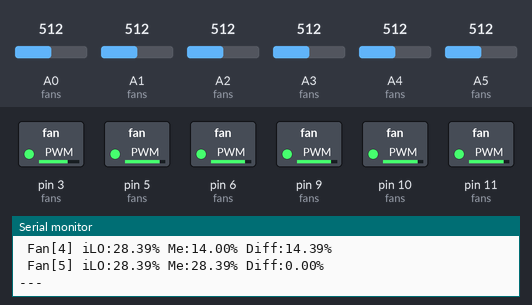
Simulated run of this sketch. Board: Arduino Uno, built with avr-gcc and run on an emulated ATmega328P. Parts: switched loads named in the sketch (green lamp = pin HIGH), the last lines printed to the serial monitor. The inputs (shaded band) are chosen by the test bench; at power-on: A1 (fans) = 512, A2 (fans) = 512, A3 (fans) = 512, A0 (fans) = 512, A4 (fans) = 512, A5 (fans) = 512.

Above: at 1.8 s.
1.9 s: A1 (fans) set to 707
At 2.4 s:
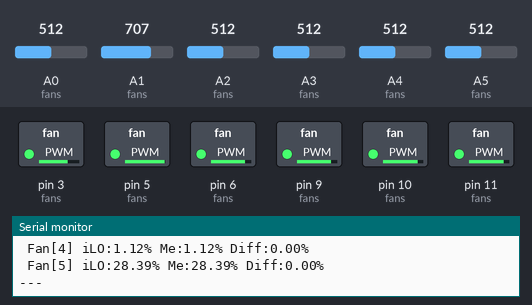
3.5 s: A1 (fans) set to 734
At 5.1 s:
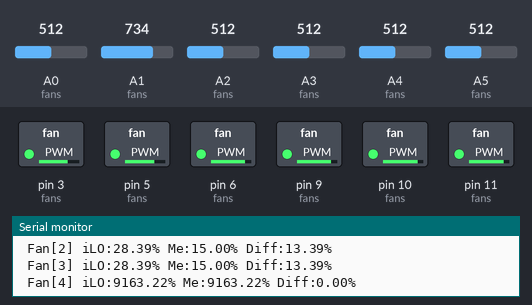
5.5 s: A2 (fans) set to 698
At 6.7 s:
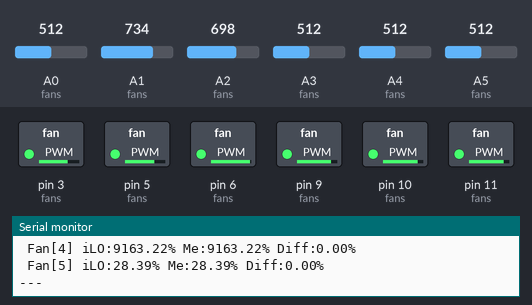
7.6 s: A2 (fans) set to 727
At 9.3 s:
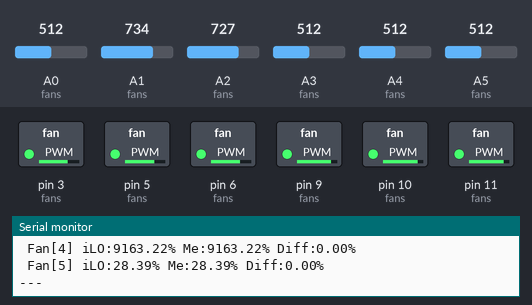
9.6 s: A3 (fans) set to 706
At 11.0 s:
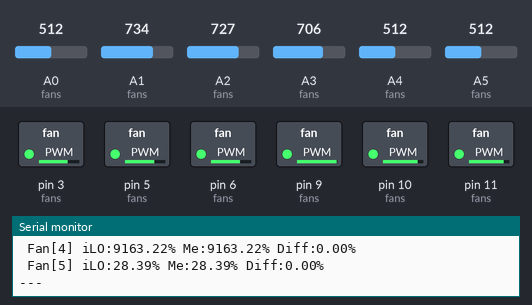
11.6 s: A3 (fans) set to 723
At 12.5 s:
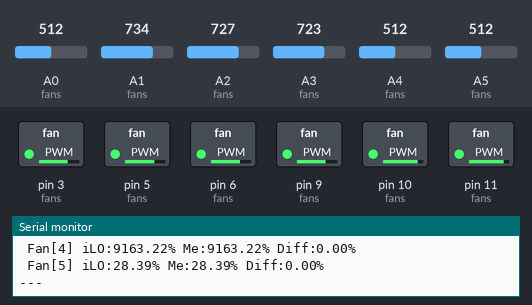
Timing chart, 0 to 14.6 s (numbered marks = the images above; inputs shaded):
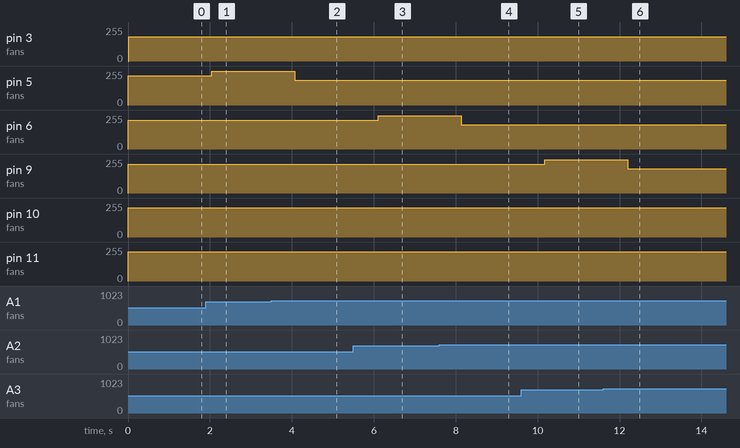

Measured:
- the behaviour switches between 715 and 716 on A1 (fans) (found by bisection; images 1 and 2)
- the behaviour switches between 715 and 716 on A2 (fans) (found by bisection; images 3 and 4)
- the behaviour switches between 715 and 716 on A3 (fans) (found by bisection; images 5 and 6)
- after the input at 1.9 s, pin 5 (fans): 219/255 → 252/255 after 0.14 s
- after the input at 3.5 s, pin 5 (fans): 252/255 → 185/255 after 0.58 s
- after the input at 5.5 s, pin 6 (fans): 216/255 → 248/255 after 0.61 s
- after the input at 7.6 s, pin 6 (fans): 248/255 → 183/255 after 0.54 s
- after the input at 9.6 s, pin 9 (fans): 216/255 → 251/255 after 0.57 s
- after the input at 11.6 s, pin 9 (fans): 251/255 → 181/255 after 0.60 s

The sketch:

DL360FanController.ino
```cpp
uint16_t fans[6][2]={
    {A5,11},
    {A4,10},
    {A3,9},
    {A2,6},
    {A1,5},
    {A0,3},
};

double cor_fact[6]={0.15,0.15,0.20,0.20,0.15,0};
double min_fan[6]={0.13,0.14,0.15,0.15,0.14,0.13};

void setup() {
 uint8_t i;
 for(i=0;i<6;i++){
    pinMode(fans[i][0], INPUT);
    pinMode(fans[i][1], OUTPUT);
 }
  Serial.begin(115200);
  Serial.println("HP fan proxy");

}


void loop() {
 uint8_t i;
 uint16_t ana_in;
 double pwm,out;
 uint8_t pwm_out;
 for(i=0;i<6;i++){
    ana_in=analogRead(fans[i][0]);
    //5V=1023
    //3.3V=673
    //inverted PWM so 1-
    pwm = (double)(715-ana_in)/715;
    if((pwm>0.2)&&(pwm <0.5)){
      out = pwm-cor_fact[i];
      if (out<min_fan[i]) {
        out = min_fan[i];
      }
    } else {
      out = pwm;
    }
    pwm_out=255-out*255;
    analogWrite(fans[i][1],pwm_out);
    Serial.print(" Fan[");Serial.print(i);Serial.print("] iLO:");Serial.print(pwm*100);Serial.print("% Me:");Serial.print(out*100);Serial.print("% Diff:");Serial.print((pwm-out)*100);Serial.println("%");
 }
  Serial.println("---");
  delay(1000);                       // wait for a second
}
```
